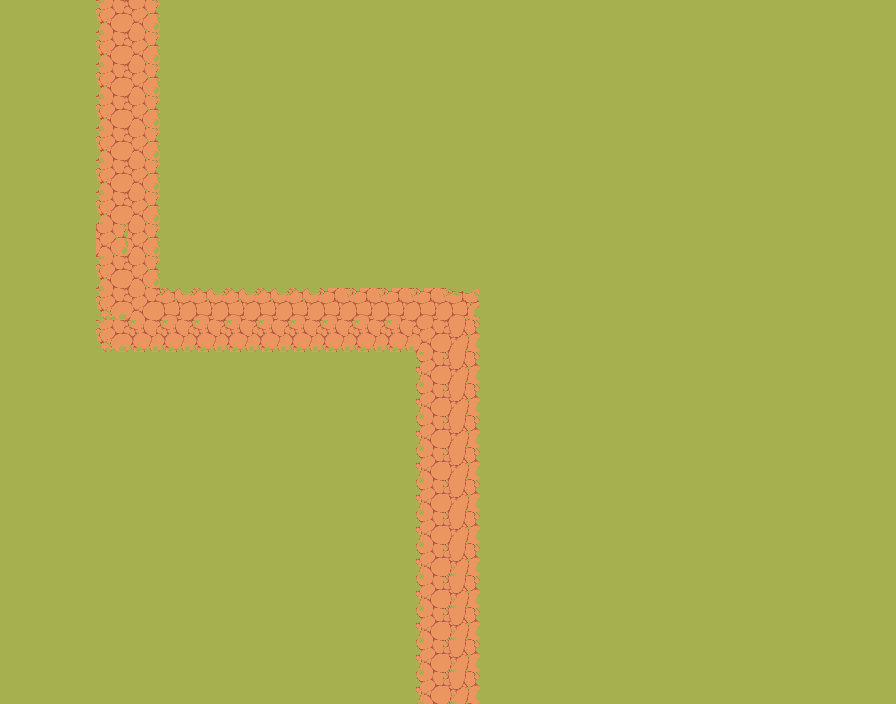

A level layout from a 2D game, rendered from its tile map. Below: a short description, then the map file with its tile-grid data intact:
An orthogonal 28x22 tile map with 32x32 px tiles, 1 tile layer (Tile Layer 1).

<map version="1.10" tiledversion="1.11.2" orientation="orthogonal" renderorder="right-down" width="28" height="22" tilewidth="32" tileheight="32" infinite="0" nextlayerid="2" nextobjectid="1">
 <tileset firstgid="1" source="tileset-TD.tsx" />
 <layer id="1" name="Tile Layer 1" width="28" height="22">
  <data encoding="csv">
38,38,38,13,9,38,38,38,38,38,38,38,38,38,38,38,38,38,38,38,38,38,38,38,38,38,38,38,
38,38,38,13,9,38,38,38,38,38,38,38,38,38,38,38,38,38,38,38,38,38,38,38,38,38,38,38,
38,38,38,13,9,38,38,38,38,38,38,38,38,38,38,38,38,38,38,38,38,38,38,38,38,38,38,38,
38,38,38,13,9,38,38,38,38,38,38,38,38,38,38,38,38,38,38,38,38,38,38,38,38,38,38,38,
38,38,38,13,9,38,38,38,38,38,38,38,38,38,38,38,38,38,38,38,38,38,38,38,38,38,38,38,
38,38,38,13,9,38,38,38,38,38,38,38,38,38,38,38,38,38,38,38,38,38,38,38,38,38,38,38,
38,38,38,13,9,38,38,38,38,38,38,38,38,38,38,38,38,38,38,38,38,38,38,38,38,38,38,38,
38,38,38,9,9,38,38,38,38,38,38,38,38,38,38,38,38,38,38,38,38,38,38,38,38,38,38,38,
38,38,38,13,9,38,38,38,38,38,38,38,38,38,38,38,38,38,38,38,38,38,38,38,38,38,38,38,
38,38,38,26,11,35,35,35,35,35,7,7,7,7,12,38,38,38,38,38,38,38,38,38,38,38,38,38,
38,38,38,26,63,63,63,63,63,63,63,63,63,11,17,38,38,38,38,38,38,38,38,38,38,38,38,38,
38,38,38,38,38,38,38,38,38,38,38,38,38,54,17,38,38,38,38,38,38,38,38,38,38,38,38,38,
38,38,38,38,38,38,38,38,38,38,38,38,38,54,17,38,38,38,38,38,38,38,38,38,38,38,38,38,
38,38,38,38,38,38,38,38,38,38,38,38,38,54,17,38,38,38,38,38,38,38,38,38,38,38,38,38,
38,38,38,38,38,38,38,38,38,38,38,38,38,54,17,38,38,38,38,38,38,38,38,38,38,38,38,38,
38,38,38,38,38,38,38,38,38,38,38,38,38,54,17,38,38,38,38,38,38,38,38,38,38,38,38,38,
38,38,38,38,38,38,38,38,38,38,38,38,38,54,17,38,38,38,38,38,38,38,38,38,38,38,38,38,
38,38,38,38,38,38,38,38,38,38,38,38,38,54,61,38,38,38,38,38,38,38,38,38,38,38,38,38,
38,38,38,38,38,38,38,38,38,38,38,38,38,54,61,38,38,38,38,38,38,38,38,38,38,38,38,38,
38,38,38,38,38,38,38,38,38,38,38,38,38,54,61,38,38,38,38,38,38,38,38,38,38,38,38,38,
38,38,38,38,38,38,38,38,38,38,38,38,38,54,61,38,38,38,38,38,38,38,38,38,38,38,38,38,
38,38,38,38,38,38,38,38,38,38,38,38,38,54,61,38,38,38,38,38,38,38,38,38,38,38,38,38
</data>
 </layer>
</map>
